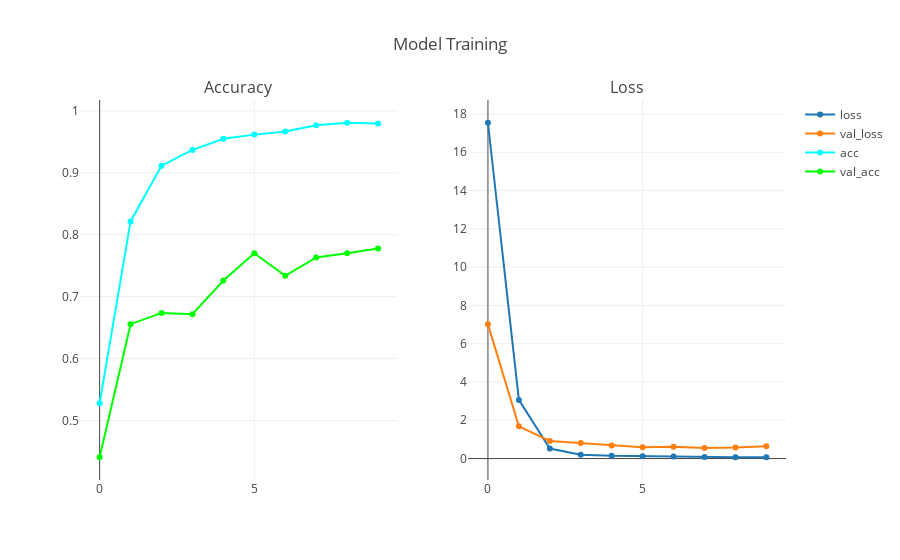

The notebook cell this image was saved under:
### Code cell
history = pd.DataFrame(history.history)

loss = go.Scatter(
    x = history.index,
    y = history.loss,
    name = 'loss'
)

val_loss = go.Scatter(
    x = history.index,
    y = history.val_loss,
    name = 'val_loss'
)

acc = go.Scatter(
    x = history.index,
    y = history.acc,
    name = 'acc',
    line = dict(color='rgb(0, 255, 255)')
)

val_acc = go.Scatter(
    x = history.index,
    y = history.val_acc,
    name = 'val_acc',
    line = dict(color='rgb(0, 255, 0)')
)

fig = tools.make_subplots(rows=1, cols=2, subplot_titles=('Accuracy', 'Loss'))

fig.append_trace(loss, 1, 2)
fig.append_trace(val_loss, 1, 2)

fig.append_trace(acc, 1, 1)
fig.append_trace(val_acc, 1, 1)

fig['layout'].update(title='Model Training')

iplot(fig)

### Figure 1 — Plotly figure (JSON) as saved in the notebook; plotly's stock layout.template omitted (floating-point values rounded to 4 significant figures)
{"data": [{"name": "loss", "type": "scatter", "uid": "2e0d6713-dcaf-4f92-9276-19e8bb73eab8", "x": [0, 1, 2, 3, 4, 5, 6, 7, 8, 9], "xaxis": "x2", "y": [17.54, 3.064, 0.5241, 0.2042, 0.1434, 0.1213, 0.1087, 0.07938, 0.06786, 0.07096], "yaxis": "y2"}, {"name": "val_loss", "type": "scatter", "uid": "2f7f5363-8938-4191-9c27-51e901df4b19", "x": [0, 1, 2, 3, 4, 5, 6, 7, 8, 9], "xaxis": "x2", "y": [7.009, 1.682, 0.921, 0.8137, 0.6804, 0.5928, 0.6218, 0.5569, 0.5779, 0.6387], "yaxis": "y2"}, {"line": {"color": "rgb(0, 255, 255)"}, "name": "acc", "type": "scatter", "uid": "ba1f2c00-472c-4dc1-bf34-d06bd79f6e3b", "x": [0, 1, 2, 3, 4, 5, 6, 7, 8, 9], "xaxis": "x", "y": [0.5278, 0.8214, 0.9114, 0.9369, 0.9549, 0.9616, 0.9665, 0.9769, 0.9808, 0.9797], "yaxis": "y"}, {"line": {"color": "rgb(0, 255, 0)"}, "name": "val_acc", "type": "scatter", "uid": "10a3fa21-5eb4-4baf-a51a-cfc792540eb1", "x": [0, 1, 2, 3, 4, 5, 6, 7, 8, 9], "xaxis": "x", "y": [0.4407, 0.6556, 0.6738, 0.6717, 0.7261, 0.7702, 0.7336, 0.7633, 0.77, 0.7777], "yaxis": "y"}], "layout": {"annotations": [{"font": {"size": 16}, "showarrow": false, "text": "Accuracy", "x": 0.225, "xanchor": "center", "xref": "paper", "y": 1, "yanchor": "bottom", "yref": "paper"}, {"font": {"size": 16}, "showarrow": false, "text": "Loss", "x": 0.775, "xanchor": "center", "xref": "paper", "y": 1, "yanchor": "bottom", "yref": "paper"}], "title": {"text": "Model Training"}, "xaxis": {"anchor": "y", "domain": [0, 0.45]}, "xaxis2": {"anchor": "y2", "domain": [0.55, 1]}, "yaxis": {"anchor": "x", "domain": [0, 1]}, "yaxis2": {"anchor": "x2", "domain": [0, 1]}}}
